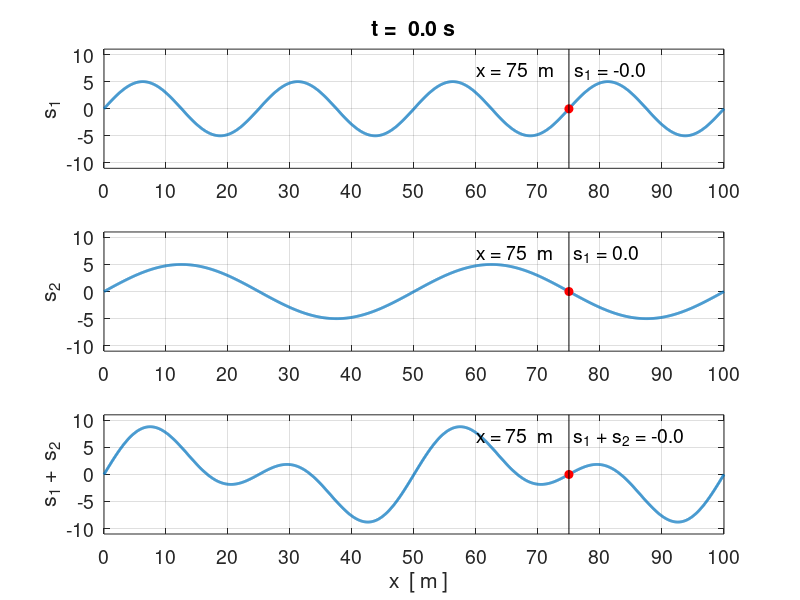

Reproduce this figure in MATLAB. (Note: this script raises an error after producing the figure.)
% wm_super01.m


% Animation of the motion can be saved as an animated gif
%   Superposition Principle and Interference

% Ian Cooper
% School of Physics, University of Sydney
% email: ian.cooper@sydney.edu.au
% https://d-arora.github.io/Doing-Physics-With-Matlab/
% 170604

clear all
close all
clc

% =======================================================================
%    Setup for saving images (im) 
% ======================================================================
% flag: 0 animated gif NOT saved or 1 saved /  file name
   f_gif = 1;
   ag_name = 'ag_wm_super03.gif';
% Delay in seconds before displaying the next image  
   delay = 0.25;  
% Frame counter start
   nt = 1; 


% INPUTS ================================================================

% Speed of propagation / Period T / Wavelength L / amplitudes A
   v = 2.0;   
   L1 = 25;     L2 = 50;
   T1 = L1/v;   T2 = L2/v;
   A1 = 5;    A2 = 5;
   
% Time t and position x   
   tMax = 2*T1;
   xMax = 100;

   Nt = 200;
   Nx = 2000;

   t = linspace(0,tMax,Nt);
   x = linspace(0,xMax,Nx);

   w1 = 2*pi/T1;  w2 = 2*pi/T2;
   k1 = 2*pi/L1;  k2 = 2*pi/L2;

   s1 = zeros(Nt,Nx);   s2 = zeros(Nt,Nx);
for c = 1 : Nt
   s1(c,:) = A1 .* sin(k1.* x - w1.*t(c));
   s2(c,:)=  A2 .* sin(k2.* x + w2.*t(c));
end


figure(1)
   pos = [0.1 0.1 0.4 0.5];
   set(gcf,'Units','normalized');
   set(gcf,'Position',pos);
   set(gca,'fontsize',14);
   
for c = 1 : 1 :  Nt
    
xP = x;  yP = s1(c,:);  % 111111111111111111111111111111111111111111111
subplot(3,1,1)
  hold off
  plot(xP,yP,'lineWidth',2);
  grid on
  axis([0 xMax -11 11]);
  hold on
  xP = x(1500); yP = s1(c,1500);
  hPlot = plot(xP,yP,'ro');
  set(hPlot,'MarkerFaceColor','r');
  xP = [x(1500) x(1500)];  yP = [-11 11]; 
  plot(xP,yP,'k');
  t1 = 't =  ';
  t2 = num2str(t(c), '%2.1f\n');
  t3 = ' s';
  tm = [t1 t2 t3];
  title(tm);
  ylabel('s_1');
  set(gca,'fontsize',14);
  t0 = 'x = 75  m    ';
  t1 = 's_1 = ';
  t2 = num2str(s1(c,1500),'%2.1f\n');
  tm = [t0 t1 t2];
  text(60,7,tm,'fontsize',14);
  set(gca,'xTick',0:10:100);  
  set(gca,'yTick',-10:5:10);   
   
xP = x;  yP = s2(c,:);  % 22222222222222222222222222222222222222222222
subplot(3,1,2)
  hold off
  plot(xP,yP,'lineWidth',2);
  grid on
  axis([0 xMax -11 11]);
  hold on
  xP = x(1500); yP = s2(c,1500);
  hPlot = plot(xP,yP,'ro');
  set(hPlot,'MarkerFaceColor','r');
  xP = [x(1500) x(1500)];  yP = [-11 11]; 
  plot(xP,yP,'k');
  ylabel('s_2');
  set(gca,'fontsize',14);
  t0 = 'x = 75  m    ';
  t1 = 's_1 = ';
  t2 = num2str(s2(c,1500),'%2.1f\n');
  tm = [t0 t1 t2];
  text(60,7,tm,'fontsize',14);
  set(gca,'xTick',0:10:100);
  set(gca,'yTick',-10:5:10);
  
  xP = x;  yP = s1(c,:) + s2(c,:);   % 333333333333333333333333333333333
  subplot(3,1,3);
    hold off
   plot(xP,yP,'lineWidth',2);
   grid on
   axis([0 xMax -11 11]);
   hold on
   xP = x(1500); yP = s1(c,1500)+s2(c,1500);
  hPlot = plot(xP,yP,'ro');
  set(hPlot,'MarkerFaceColor','r');
   xP = [x(1500) x(1500)];  yP = [-11 11]; 
   plot(xP,yP,'k');
   xlabel('  x  [ m ]');
   ylabel('s_1 +  s_2');
   set(gca,'fontsize',14);
   t0 = 'x = 75  m    ';
   t1 = 's_1 + s_2 = ';
   t2 = num2str(s1(c,1500)+s2(c,1500),'%2.1f\n');
   tm = [t0 t1 t2];
   text(60,7,tm,'fontsize',14);
   set(gca,'xTick',0:10:100);
   set(gca,'yTick',-10:5:10);
  
   pause(0.01)

  if f_gif > 0 
       frame = getframe(1);
       im = frame2im(frame);
       [imind,cm] = rgb2ind(im,256);
     %  On the first loop, create the file. In subsequent loops, append.
       if nt == 1
          imwrite(imind,cm,ag_name,'gif','DelayTime',delay,'loopcount',inf);
       else
         imwrite(imind,cm,ag_name,'gif','DelayTime',delay,'writemode','append');
       end
       nt = nt+1;
  end
   
end
